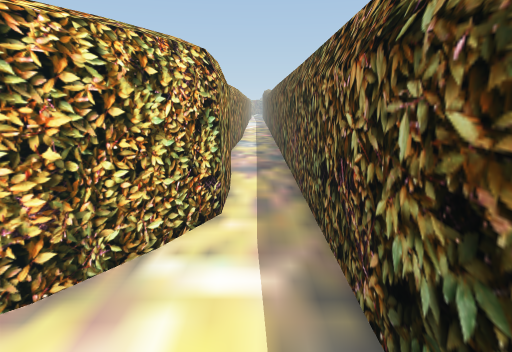
[1] (above)

16 first-person views from a walk through a 3-D level made in the Unity game engine. The camera is 1.5 m above the floor, tilts 12° down and sees 75° across. The floor is counted in squares, 0.6 m on a side. Each view is taken from the middle of a square. On the plan, view 1 faces up. The plan holds only what a view shows up to about 20 squares ahead; the rest is blank. The place goes on beyond the plan. The player is left out. Some animated figures are left out.

[2]
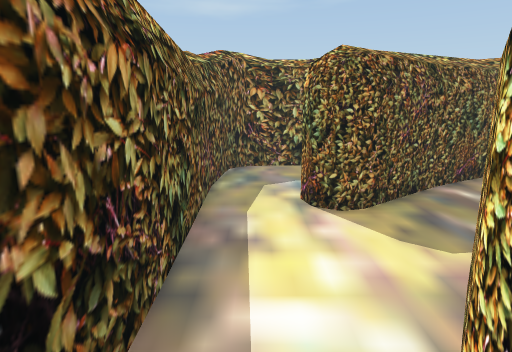

[3]
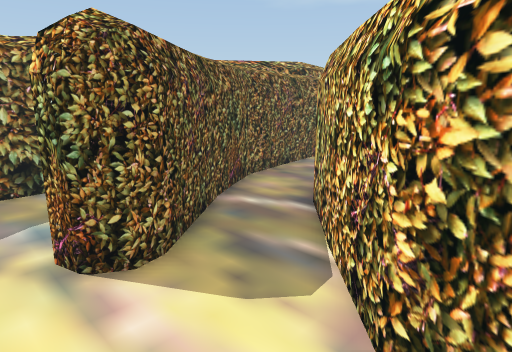

[4]
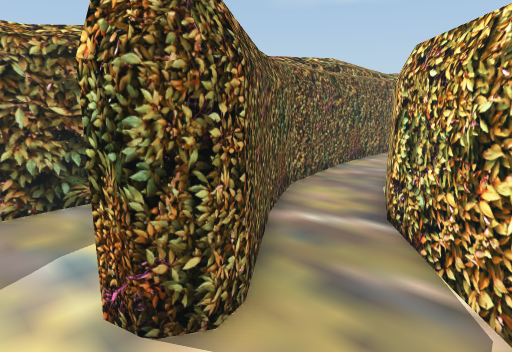

[5]
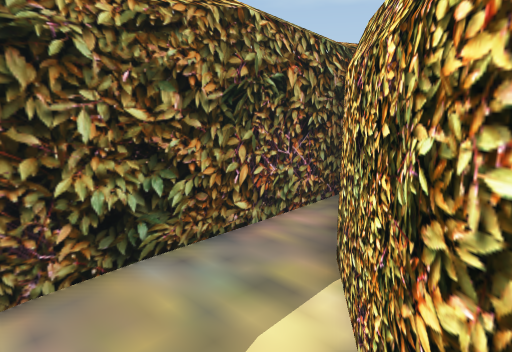

[6]
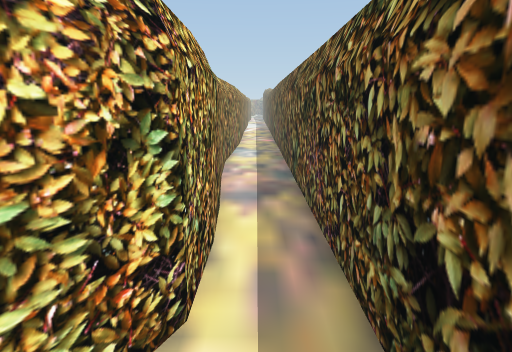

[7]
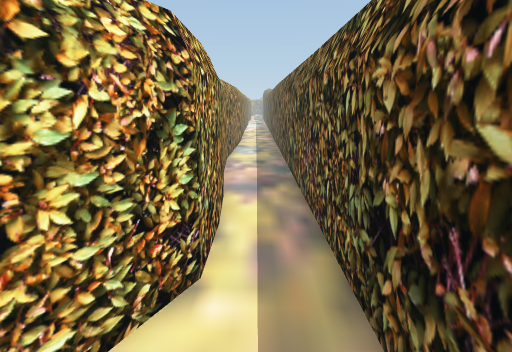

[8]
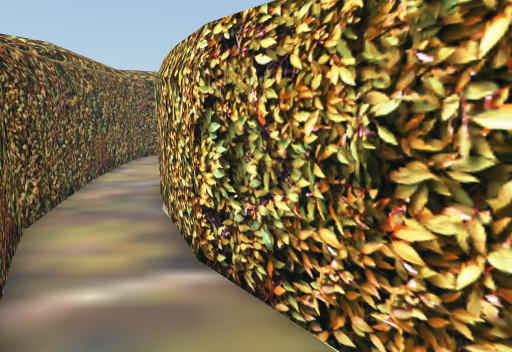

[9]
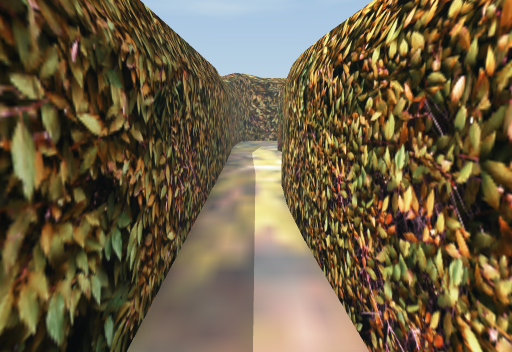

[10]
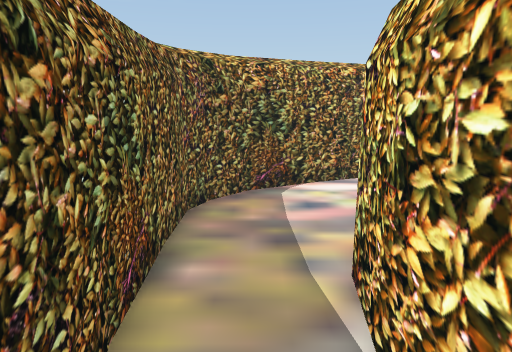

[11]
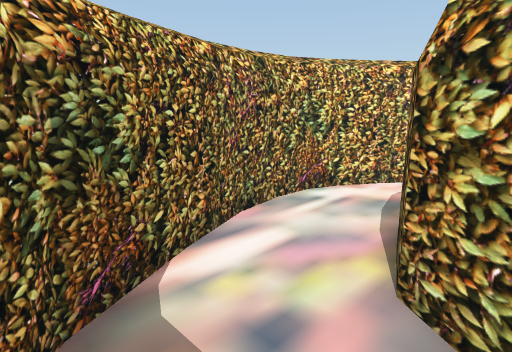

[12]
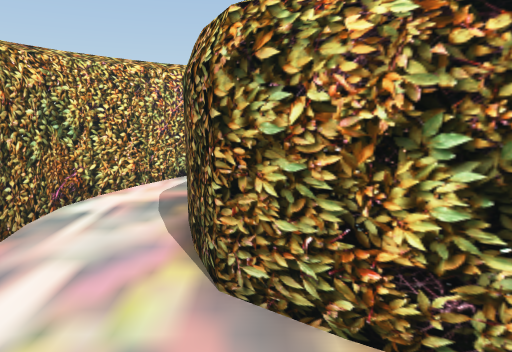

[13]
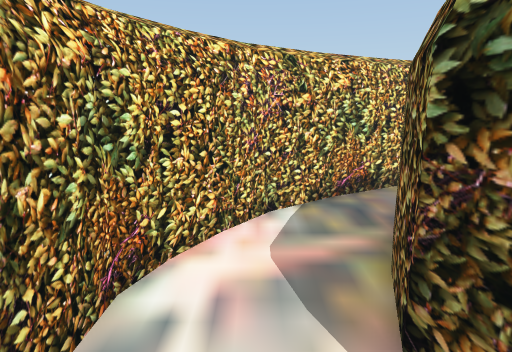

[14]
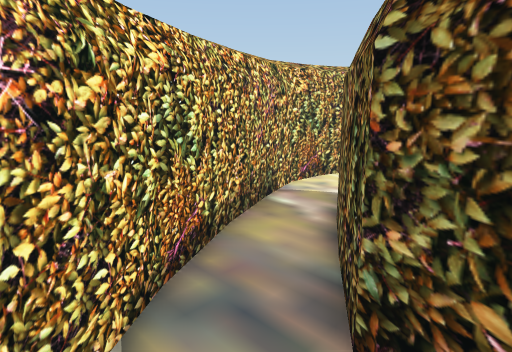

[15]
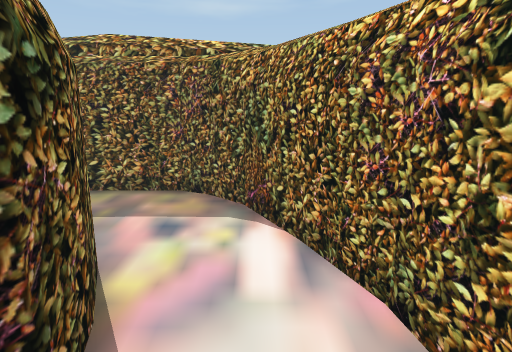

[16]
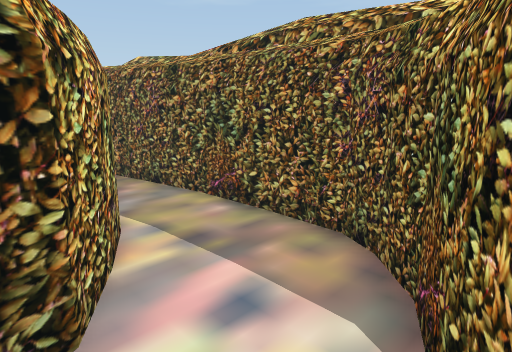

### Floor plan
Ten units are one square. View 1 is at (0, 0); x grows to the right and y downward. Boxes are objects, and circles mark ways between rooms. Rooms are numbered by the first view taken in them; rooms with no view inside come last. Other rooms are left out.
<svg viewBox="-224 -201 243 266">
<path fill="none" stroke="#000" d="M-29 -39 -71 0M-17 -56 -29 -38M-8 -99 -8 -75 -18 -55M-70 -1 -113 20M13 23 13 -196M-57 22 -27 -1 -21 -3 -14 1 -12 8M-103 41 -86 38 -55 22M-15 -188 -7 -98M-13 -196 -14 -187M-187 -30 -172 -64 -137 -89M-218 -11 -197 32 -186 42M-219 -28 -216 -10M-214 -52 -219 -41 -219 -27M-146 17 -175 -2 -181 -15 -185 -31M-187 42 -177 47M-206 -64 -215 -50M-178 48 -131 46M-130 18 -146 16M-196 -77 -207 -63M-132 46 -103 41M-179 -90 -197 -77M-114 18 -131 18M-154 -103 -179 -89M-140 -109 -156 -103M-8 59 6 57M-15 13 -46 37 -61 46M3 57 7 56 11 51 14 21M-69 60 -7 59"/>
<circle cx="-110" cy="30" r="3" fill="#2a7"/>
<circle cx="0" cy="10" r="3" fill="#2a7"/>
<text x="-20" y="-40">1</text>
<text x="-190" y="-10">2</text>
<text x="-20" y="40">3</text>
</svg>
Room 1 opens to room 2. Room 1 opens to room 3.

Where each view was taken, in squares from view 1:
view 1: 0 up, 0 right, facing up
view 2: 8 up, 0 right, facing down
view 3: 5 up, 0 right, facing down-left
view 4: 3 up, 0 right, facing down-left
view 5: 1 down, 0 right, facing down-left
view 6: 4 up, 0 right, facing up
view 7: 3 up, 0 right, facing up
view 8: 1 up, 2 left, facing left
view 9: 18 up, 0 right, facing down
view 10: 3 down, 10 left, facing left
view 11: 4 down, 16 left, facing up-left
view 12: 4 down, 17 left, facing up
view 13: 0 up, 20 left, facing up
view 14: 5 up, 20 left, facing up-right
view 15: 5 up, 20 left, facing down
view 16: 1 up, 21 left, facing down-right
